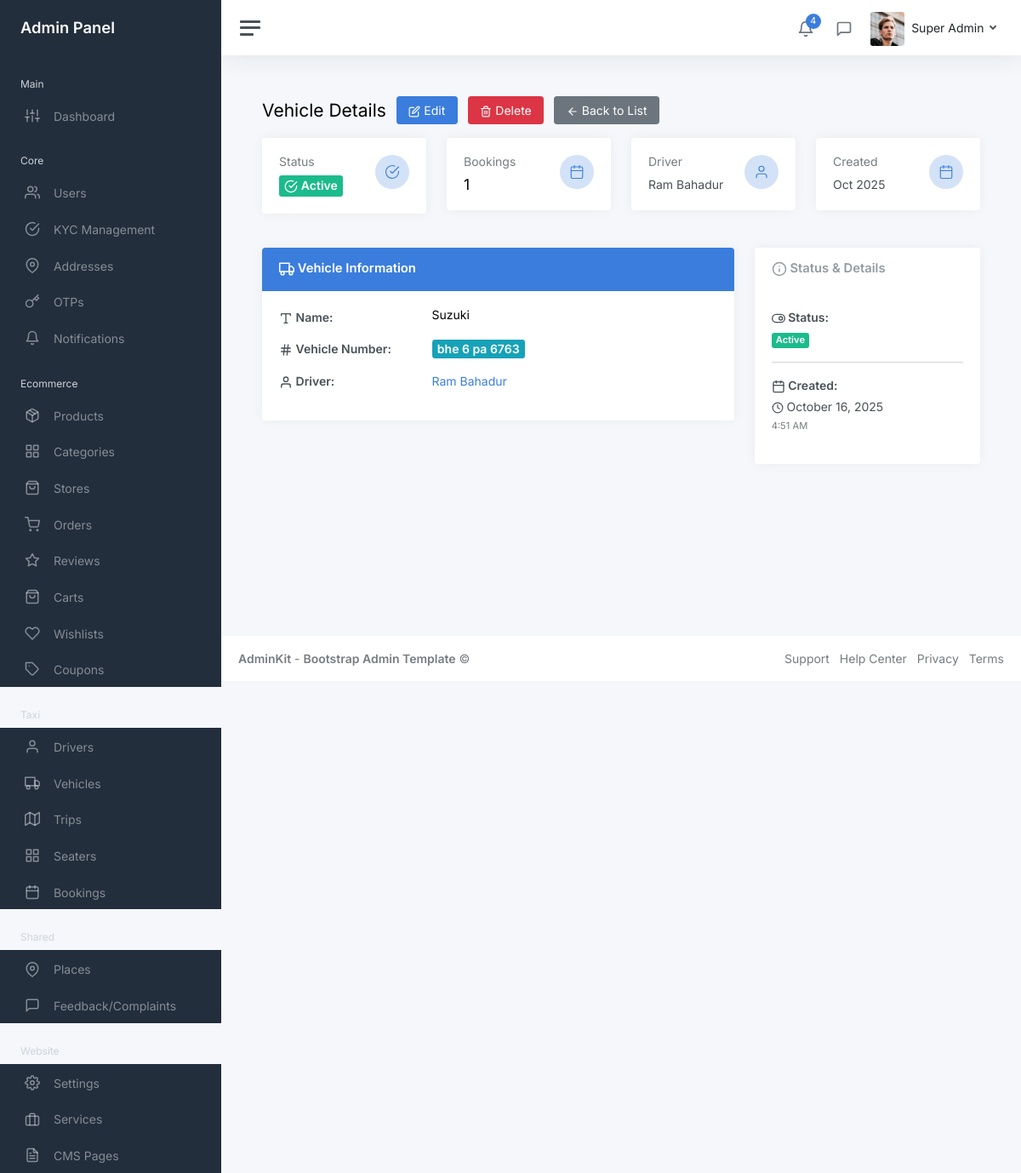
The app's page /myadmin/taxi/vehicles/1/ (signed in) with its own data.
### core/models.py (models this page shows, shortened)
class User(AbstractUser):
    COUNTRY_CODE_CHOICES = [
        ('+977', '+977'),
        ('+91', '+91'),
    ]
    COUNTRY_CHOICES = [
        ('Nepal', 'Nepal'),
        ('India', 'India'),
    ]
    phone = models.CharField(max_length=15, unique=True)
    name = models.CharField(max_length=100)
    email = models.EmailField(blank=True, null=True)
    country_code = models.CharField(max_length=5, choices=COUNTRY_CODE_CHOICES, default='+977')
    country = models.CharField(max_length=10, choices=COUNTRY_CHOICES, default='Nepal')
    fcm_token = models.CharField(max_length=255, blank=True, null=True)
    profile_picture = models.ImageField(upload_to='profile_pictures/', blank=True, null=True)
    national_id = models.CharField(max_length=50, blank=True, null=True, help_text='National ID number')
    national_id_document = models.ImageField(upload_to='kyc_documents/', blank=True, null=True, help_text='National ID document image')
    pan_no = models.CharField(max_length=20, blank=True, null=True, help_text='PAN (Permanent Account Number)')
    pan_document = models.ImageField(upload_to='kyc_documents/', blank=True, null=True, help_text='PAN document image')
    is_kyc_verified = models.BooleanField(default=False, help_text='Whether KYC has been verified by admin')
    kyc_submitted_at = models.DateTimeField(blank=True, null=True, help_text='When user submitted KYC information')
    kyc_verified_at = models.DateTimeField(blank=True, null=True, help_text='When KYC was verified by admin')
    kyc_rejected_at = models.DateTimeField(blank=True, null=True, help_text='When KYC was rejected by admin')
    kyc_rejection_reason = models.TextField(blank=True, null=True, help_text='Reason for KYC rejection')
    created_at = models.DateTimeField(auto_now_add=True)
    updated_at = models.DateTimeField(auto_now=True)
    first_name = None
    last_name = None
    objects = UserManager()
    USERNAME_FIELD = 'phone'
    REQUIRED_FIELDS = ['name']
    class Meta:
        ordering = ['-created_at']

### taxi/models.py (models this page shows, shortened)
class Vehicle(models.Model):
    name = models.CharField(max_length=100)
    vehicle_no = models.CharField(max_length=20, unique=True)
    image = models.ImageField(upload_to='vehicles/', blank=True, null=True)
    driver = models.ForeignKey(Driver, on_delete=models.CASCADE, related_name='vehicles')
    is_active = models.BooleanField(default=True)
    created_at = models.DateTimeField(auto_now_add=True)
    class Meta:
        ordering = ['-created_at']

class Driver(models.Model):
    user = models.ForeignKey(User, on_delete=models.CASCADE, related_name='driver_profile')
    license = models.CharField(max_length=50, unique=True)
    is_active = models.BooleanField(default=True)
    created_at = models.DateTimeField(auto_now_add=True)
    class Meta:
        ordering = ['-created_at']

### myadmin/views/taxi/vehicle_views.py (the view)
# urls.py: path('vehicles/<int:pk>/', vehicle_views.VehicleDetailView.as_view(), name='vehicle_detail'),
class VehicleDetailView(StaffRequiredMixin, DetailView):
    model = Vehicle
    template_name = 'admin/taxi/vehicle_detail.html'
    context_object_name = 'vehicle'

### myadmin/mixins.py (called while the page is built)
    def test_func(self):
        return self.request.user.is_staff

### myadmin/templates/admin/taxi/vehicle_detail.html (shortened to what this page needs)
{% extends 'admin/layouts/base.html' %}
{% load static %}
{% block content %}
<div class="container-fluid p-0">
    <div class="mb-3">
        <h1 class="h3 d-inline align-middle">Vehicle Details</h1>
        <a class="btn btn-primary ms-2" href="{% url 'myadmin:taxi:vehicle_update' vehicle.pk %}">
            <i class="align-middle" data-feather="edit"></i> Edit
        </a>
        <a class="btn btn-danger ms-2" href="{% url 'myadmin:taxi:vehicle_delete' vehicle.pk %}">
            <i class="align-middle" data-feather="trash-2"></i> Delete
        </a>
        <a class="btn btn-secondary ms-2" href="{% url 'myadmin:taxi:vehicle_list' %}">
            <i class="align-middle" data-feather="arrow-left"></i> Back to List
        </a>
    </div>
    <div class="row mb-3">
        <div class="col-sm-6 col-xl-3">
            <div class="card">
                <div class="card-body">
                    <div class="row">
                        <div class="col">
                            <h6 class="text-muted mb-2">Status</h6>
                            {% if vehicle.is_active %}
                                <span class="badge bg-success fs-6">
                                    <i class="align-middle" data-feather="check-circle" style="width: 16px; height: 16px;"></i> Active
                                </span>
                            {% else %}
                                <span class="badge bg-danger fs-6">
                                    <i class="align-middle" data-feather="x-circle" style="width: 16px; height: 16px;"></i> Inactive
                                </span>
                            {% endif %}
                        </div>
                        <div class="col-auto">
                            <div class="stat text-primary">
                                <i class="align-middle" data-feather="{% if vehicle.is_active %}check-circle{% else %}x-circle{% endif %}"></i>
                            </div>
                        </div>
                    </div>
                </div>
            </div>
        </div>
        <div class="col-sm-6 col-xl-3">
            <div class="card">
                <div class="card-body">
                    <div class="row">
                        <div class="col">
                            <h6 class="text-muted mb-2">Bookings</h6>
                            <h4 class="mb-0">{{ vehicle.bookings.count|default:0 }}</h4>
                        </div>
                        <div class="col-auto">
                            <div class="stat text-primary">
                                <i class="align-middle" data-feather="calendar"></i>
                            </div>
                        </div>
                    </div>
                </div>
            </div>
        </div>
        <div class="col-sm-6 col-xl-3">
            <div class="card">
                <div class="card-body">
                    <div class="row">
                        <div class="col">
                            <h6 class="text-muted mb-2">Driver</h6>
                            <div class="fs-6">{{ vehicle.driver.user.name|truncatewords:2 }}</div>
                        </div>
                        <div class="col-auto">
                            <div class="stat text-primary">
                                <i class="align-middle" data-feather="user"></i>
                            </div>
                        </div>
                    </div>
                </div>
            </div>
        </div>
        <div class="col-sm-6 col-xl-3">
            <div class="card">
                <div class="card-body">
                    <div class="row">
                        <div class="col">
                            <h6 class="text-muted mb-2">Created</h6>
                            <div class="fs-6">{{ vehicle.created_at|date:"M Y" }}</div>
                        </div>
                        <div class="col-auto">
                            <div class="stat text-primary">
                                <i class="align-middle" data-feather="calendar"></i>
                            </div>
                        </div>
                    </div>
                </div>
            </div>
        </div>
    </div>
    <div class="row">
        <div class="col-md-8">
            <div class="card mb-3">
                <div class="card-header bg-primary text-white">
                    <h5 class="card-title mb-0">
                        <i class="align-middle" data-feather="truck"></i> Vehicle Information
                    </h5>
                </div>
                <div class="card-body">
                    <div class="row mb-3">
                        <div class="col-sm-4"><strong><i class="align-middle" data-feather="type" style="width: 16px; height: 16px;"></i> Name:</strong></div>
                        <div class="col-sm-8"><h5 class="mb-0">{{ vehicle.name }}</h5></div>
                    </div>
                    <div class="row mb-3">
                        <div class="col-sm-4"><strong><i class="align-middle" data-feather="hash" style="width: 16px; height: 16px;"></i> Vehicle Number:</strong></div>
                        <div class="col-sm-8">
                            <span class="badge bg-info fs-6">{{ vehicle.vehicle_no }}</span>
                        </div>
                    </div>
                    <div class="row mb-3">
                        <div class="col-sm-4"><strong><i class="align-middle" data-feather="user" style="width: 16px; height: 16px;"></i> Driver:</strong></div>
                        <div class="col-sm-8">
                            <a href="{% url 'myadmin:taxi:driver_detail' vehicle.driver.pk %}" class="text-decoration-none">{{ vehicle.driver.user.name }}</a>
                        </div>
                    </div>
                </div>
            </div>
        </div>
        <div class="col-md-4">
            <div class="card mb-3">
                <div class="card-header">
                    <h5 class="card-title mb-0">
                        <i class="align-middle" data-feather="info"></i> Status & Details
                    </h5>
                </div>
                <div class="card-body">
                    <div class="row mb-3">
                        <div class="col-12"><strong><i class="align-middle" data-feather="toggle-right" style="width: 16px; height: 16px;"></i> Status:</strong></div>
                        <div class="col-12 mt-1">
                            {% if vehicle.is_active %}
                                <span class="badge bg-success">Active</span>
                            {% else %}
                                <span class="badge bg-danger">Inactive</span>
                            {% endif %}
                        </div>
                    </div>
                    <hr>
                    <div class="row mb-3">
                        <div class="col-12"><strong><i class="align-middle" data-feather="calendar" style="width: 16px; height: 16px;"></i> Created:</strong></div>
                        <div class="col-12 mt-1">
                            <i class="align-middle" data-feather="clock" style="width: 14px; height: 14px;"></i>
                            {{ vehicle.created_at|date:"F d, Y" }}<br>
                            <small class="text-muted">{{ vehicle.created_at|date:"g:i A" }}</small>
                        </div>
                    </div>
                </div>
            </div>
        </div>
    </div>
</div>
{% endblock %}

### templates/admin/layouts/header.html (shortened to what this page needs)
{% load static %}
<nav class="navbar navbar-expand navbar-light navbar-bg">
    <a class="sidebar-toggle js-sidebar-toggle"><i class="hamburger align-self-center"></i></a>
    <div class="navbar-collapse collapse">
      <ul class="navbar-nav navbar-align">
        <li class="nav-item dropdown">
          <a class="nav-icon dropdown-toggle" href="#" id="alertsDropdown" data-bs-toggle="dropdown">
            <div class="position-relative">
              <i class="align-middle" data-feather="bell"></i>
              <span class="indicator">4</span>
            </div>
          </a>
        </li>
        <li class="nav-item dropdown">
          <a class="nav-icon dropdown-toggle" href="#" id="messagesDropdown" data-bs-toggle="dropdown">
            <div class="position-relative">
              <i class="align-middle" data-feather="message-square"></i>
            </div>
          </a>
        </li>
        <li class="nav-item dropdown">
          <a class="nav-link dropdown-toggle d-none d-sm-inline-block" href="#" data-bs-toggle="dropdown">
            {% if user.profile_picture %}
              <img src="{{ user.profile_picture.url }}" class="avatar img-fluid rounded me-1" alt="{{ user.name }}" />
            {% else %}
              <img src="{% static 'myadmin/img/avatars/avatar.jpg' %}" class="avatar img-fluid rounded me-1" alt="{{ user.name }}" />
            {% endif %}
            <span class="text-dark">{{ user.name }}</span>
          </a>
        </li>
      </ul>
    </div>
  </nav>

### templates/admin/layouts/base.html (style rules this page uses)
.text-white * { color: #fff !important; }

### records on screen
User: name "Super Admin"
Vehicle: bookings.count "1", driver.user.name "Ram Bahadur", created_at "Oct 2025", name "Suzuki", vehicle_no "bhe 6 pa 6763", created_at "October 16, 2025", created_at "4:51 AM"
